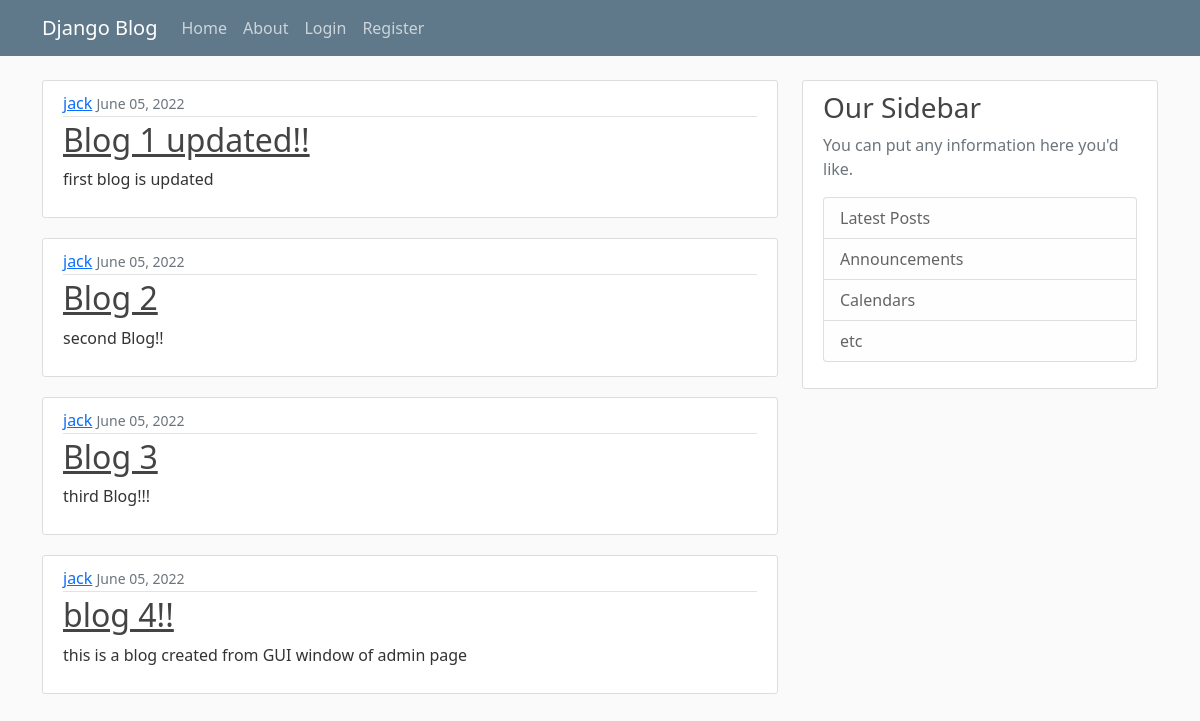
Before: / with the older database file.
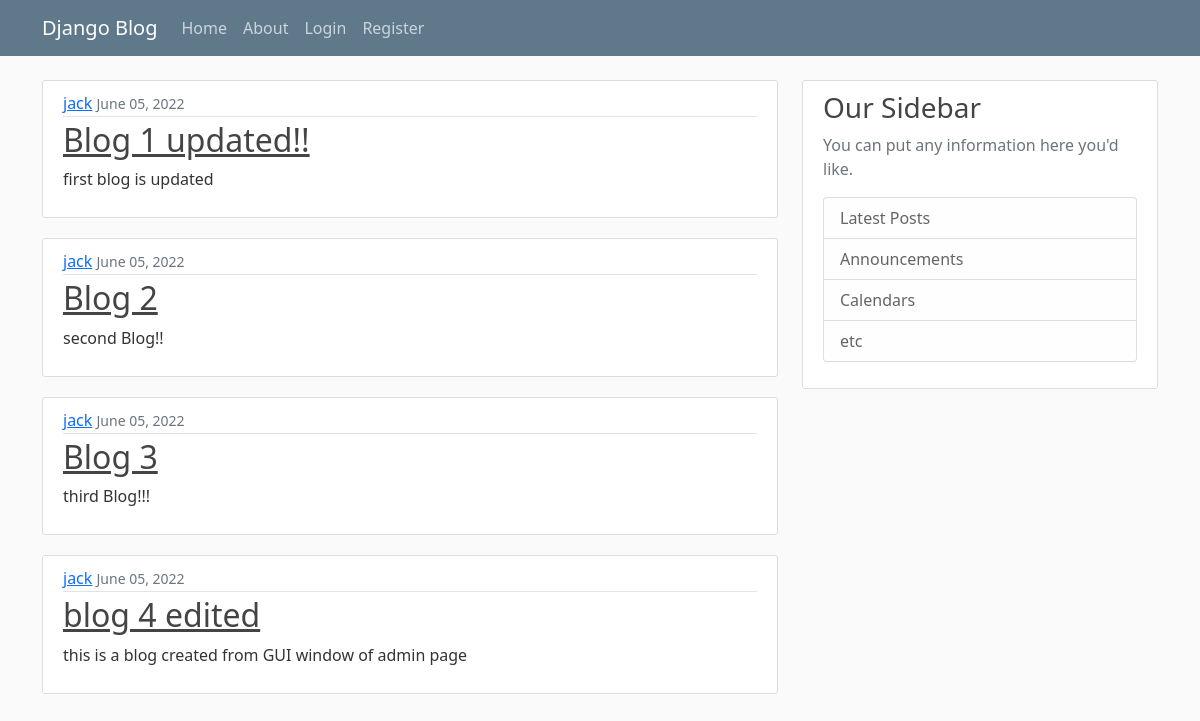
After: the same page with the newer database file.
### blog/models.py (models this page shows, shortened)
class Post(models.Model):
    title = models.CharField(max_length=100)
    content = models.TextField()
    date_posted = models.DateTimeField(default=timezone.now)
    auther = models.ForeignKey(User, on_delete=models.CASCADE)

### blog/views.py (the view)
# urls.py: path('', views.home, name = 'blog-home'),
def home(request):
    context = {
        'posts' : Post.objects.all()
    }
    return render(request, 'blog/home.html', context)

### blog/templates/blog/home.html
{% extends "blog/base.html" %}
{% block content %}
    {% for post in posts %}
        <article class="media content-section">
            <div class="media-body">
            <div class="article-metadata">
                <a class="mr-2" href="#">{{ post.auther }}</a>
                <small class="text-muted">{{ post.date_posted | date:"F d, Y" }}</small>
            </div>
            <h2><a class="article-title" href="#">{{ post.title }}</a></h2>
            <p class="article-content">{{ post.content }}</p>
            </div>
        </article>
    {% endfor %}
{% endblock content %}

Changed rows visible on the page:
changed Post "this is a blog created from GUI window of admin page": title "blog 4!!" → "blog 4 edited"
